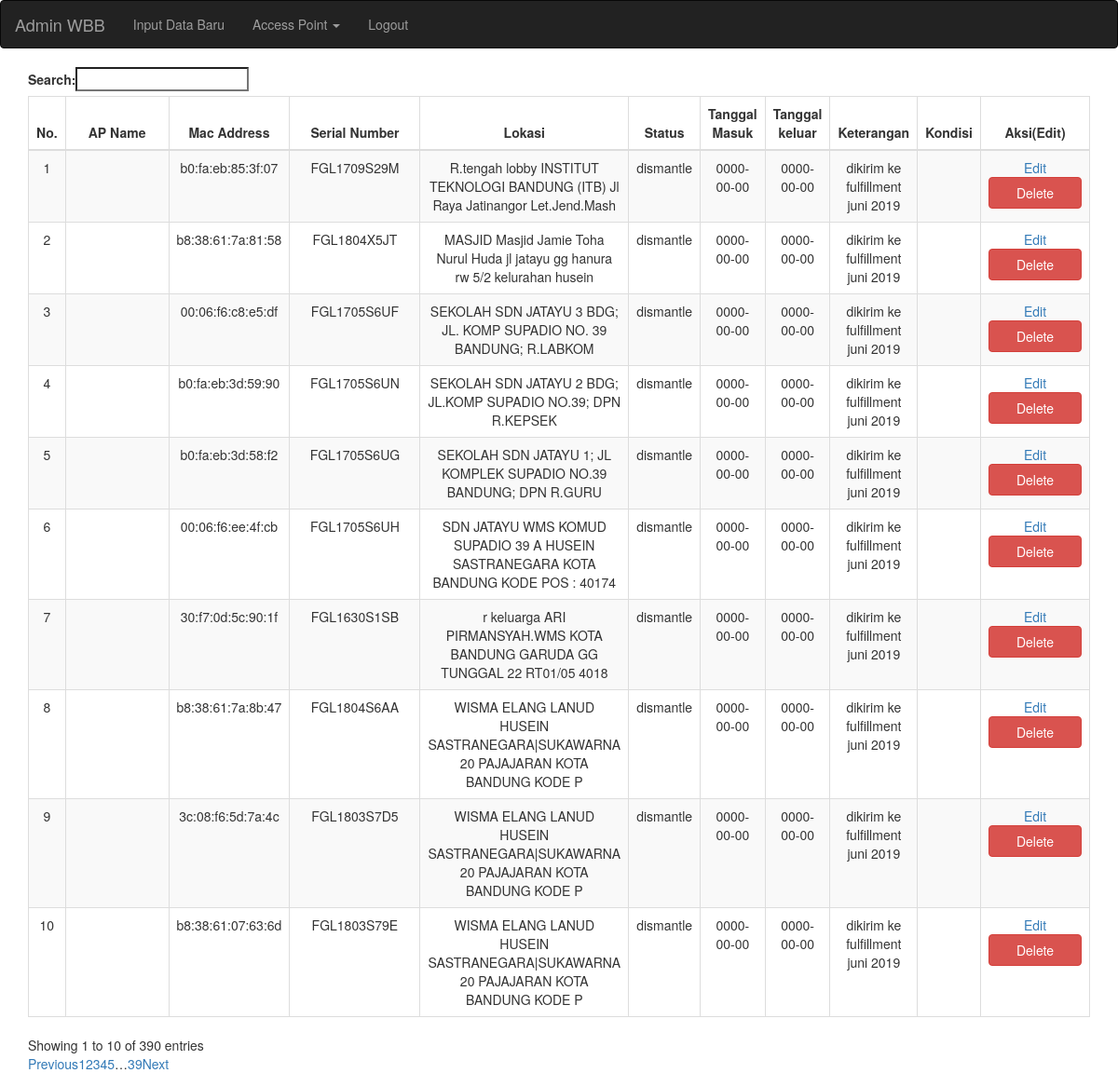
The page /apgudang.php on the database its author committed.
### tables this page shows
CREATE TABLE `gudang` (
  `id_gudang` int(16) NOT NULL,
  `ap_name` varchar(100) NOT NULL,
  `mac_address` varchar(100) NOT NULL,
  `serial_number` varchar(100) NOT NULL,
  `lokasi` varchar(200) NOT NULL,
  `status` varchar(20) NOT NULL,
  `tanggal_masuk` date NOT NULL,
  `tanggal_keluar` date NOT NULL,
  `keterangan` varchar(100) NOT NULL,
  `kondisi` varchar(20) NOT NULL
);

### apgudang.php (the view, shortened to what this page needs)
<!DOCTYPE html>
<html>
<head>
	<link rel="stylesheet" href="https://maxcdn.bootstrapcdn.com/bootstrap/3.3.7/css/bootstrap.min.css">
</head>
<?php
	$i = 1;
	$conn = mysqli_connect("localhost","root","","bismillah");
	$query = mysqli_query($conn, "SELECT * FROM gudang;");
?>
<body>
	<div>
        <nav class="navbar navbar-inverse">
  			<div class="container-fluid">
    		<div class="navbar-header">
      			<a class="navbar-brand" href="#">Admin WBB</a>
    		</div>
    			<ul class="nav navbar-nav">
      				<li><a href="insert.php">Input Data Baru</a></li>
      				<li class="dropdown">
        			<a class="dropdown-toggle" data-toggle="dropdown" href="#">Access Point
        			<span class="caret"></span></a>
      				</li>
      				<li><a href="logout.php">Logout</a></li>
    			</ul>
  			</div>
		</nav>
	<div class="container">
		<table id="example" class="table table-striped table-bordered" style="width:100%">
			<thead>
				<tr>
					<th style="width: 40px; text-align: center;">No.</th>
					<th style="width: 100px; text-align: center;">AP Name</th>
					<th style="width: 100px; text-align: center;">Mac Address</th>
					<th style="width: 100px; text-align: center;">Serial Number</th>
					<th style="width: 100px; text-align: center;">Lokasi</th>
					<th style="width: 100px; text-align: center;">Status</th>
					<th style="width: 100px; text-align: center;">Tanggal Masuk</th>
					<th style="width: 100px; text-align: center;">Tanggal keluar</th>
					<th style="width: 100px; text-align: center;">Keterangan</th>
					<th style="width: 500px; text-align: center;">Kondisi</th>
					<th style="width: 100px; text-align: center;">Aksi(Edit)</th>
				</tr>
			<tbody>
				<?php while ($key = mysqli_fetch_array($query)){?>
				<tr>
					<td style="text-align: center;"><?php echo $i; ?></td>
					<td style="text-align: center;"><?php echo $key['ap_name']; ?></td>
					<td style="text-align: center;"><?php echo $key['mac_address']; ?></td>
					<td style="text-align: center;"><?php echo $key['serial_number']; ?></td>
					<td style="text-align: center;"><?php echo $key['lokasi']; ?></td>
					<td style="text-align: center;"><?php echo $key['status']; ?></td>
					<td style="text-align: center;"><?php echo $key['tanggal_masuk']; ?></td>
					<td style="text-align: center;"><?php echo $key['tanggal_keluar']; ?></td>
					<td style="text-align: center;"><?php echo $key['keterangan']; ?></td>
					<td style="text-align: center;"><?php echo $key['kondisi']; ?></td>
					<td style="text-align: center;"><a href="edit.php?mac_address=<?php echo $key['mac_address']; ?>">Edit</a>
					<form action="aksi.php" method="post" accept-charset="utf-8">
						<input type="submit" name="delete" class="btn btn-danger aw" value="Delete">
					</form>
					</td>
				</tr>
				<?php $i++; }; ?>
			</tbody>
		</table>
	</div>
</body>
</html>

### apgudang.php (style rules this page uses)
.aw { width: 100px; }

### rows shown on the page
gudang: mac_address "b0:fa:eb:85:3f:07", serial_number "FGL1709S29M", lokasi "R.tengah lobby INSTITUT TEKNOLOGI BANDUNG (ITB) Jl Raya Jatinangor Let.Jend.Mash", status "dismantle", tanggal_masuk "0000-00-00", tanggal_keluar "0000-00-00", keterangan "dikirim ke fulfillment juni 2019"
gudang: mac_address "b8:38:61:7a:81:58", serial_number "FGL1804X5JT", lokasi "MASJID Masjid Jamie Toha Nurul Huda jl jatayu gg hanura rw 5/2 kelurahan husein", status "dismantle", tanggal_masuk "0000-00-00", tanggal_keluar "0000-00-00", keterangan "dikirim ke fulfillment juni 2019"
gudang: mac_address "00:06:f6:c8:e5:df", serial_number "FGL1705S6UF", lokasi "SEKOLAH SDN JATAYU 3 BDG; JL. KOMP SUPADIO NO. 39 BANDUNG; R.LABKOM", status "dismantle", tanggal_masuk "0000-00-00", tanggal_keluar "0000-00-00", keterangan "dikirim ke fulfillment juni 2019"
gudang: mac_address "b0:fa:eb:3d:59:90", serial_number "FGL1705S6UN", lokasi "SEKOLAH SDN JATAYU 2 BDG; JL.KOMP SUPADIO NO.39; DPN R.KEPSEK", status "dismantle", tanggal_masuk "0000-00-00", tanggal_keluar "0000-00-00", keterangan "dikirim ke fulfillment juni 2019"
gudang: mac_address "b0:fa:eb:3d:58:f2", serial_number "FGL1705S6UG", lokasi "SEKOLAH SDN JATAYU 1; JL KOMPLEK SUPADIO NO.39 BANDUNG; DPN R.GURU", status "dismantle", tanggal_masuk "0000-00-00", tanggal_keluar "0000-00-00", keterangan "dikirim ke fulfillment juni 2019"
gudang: mac_address "00:06:f6:ee:4f:cb", serial_number "FGL1705S6UH", lokasi "SDN JATAYU WMS KOMUD SUPADIO 39 A HUSEIN SASTRANEGARA KOTA BANDUNG KODE POS : 40174", status "dismantle", tanggal_masuk "0000-00-00", tanggal_keluar "0000-00-00", keterangan "dikirim ke fulfillment juni 2019"
gudang: mac_address "30:f7:0d:5c:90:1f", serial_number "FGL1630S1SB", lokasi "r keluarga ARI PIRMANSYAH.WMS KOTA BANDUNG GARUDA GG TUNGGAL 22 RT01/05 4018", status "dismantle", tanggal_masuk "0000-00-00", tanggal_keluar "0000-00-00", keterangan "dikirim ke fulfillment juni 2019"
gudang: mac_address "b8:38:61:7a:8b:47", serial_number "FGL1804S6AA", lokasi "WISMA ELANG LANUD HUSEIN SASTRANEGARA|SUKAWARNA 20 PAJAJARAN KOTA BANDUNG KODE P", status "dismantle", tanggal_masuk "0000-00-00", tanggal_keluar "0000-00-00", keterangan "dikirim ke fulfillment juni 2019"
gudang: mac_address "3c:08:f6:5d:7a:4c", serial_number "FGL1803S7D5", lokasi "WISMA ELANG LANUD HUSEIN SASTRANEGARA|SUKAWARNA 20 PAJAJARAN KOTA BANDUNG KODE P", status "dismantle", tanggal_masuk "0000-00-00", tanggal_keluar "0000-00-00", keterangan "dikirim ke fulfillment juni 2019"
gudang: mac_address "b8:38:61:07:63:6d", serial_number "FGL1803S79E", lokasi "WISMA ELANG LANUD HUSEIN SASTRANEGARA|SUKAWARNA 20 PAJAJARAN KOTA BANDUNG KODE P", status "dismantle", tanggal_masuk "0000-00-00", tanggal_keluar "0000-00-00", keterangan "dikirim ke fulfillment juni 2019"
